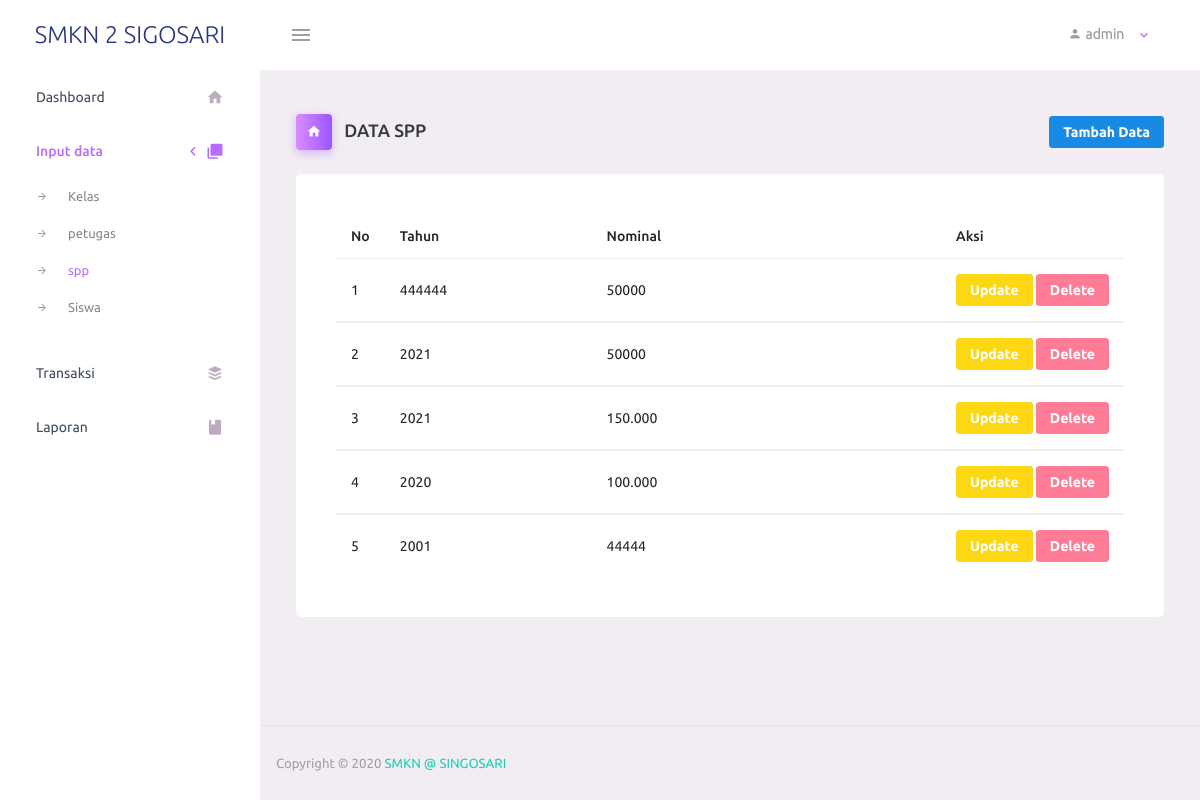
The page /admin/spp.php (signed in) on the database its author committed.
### tables this page shows
CREATE TABLE `spp` (
  `id_spp` int(11) NOT NULL,
  `tahun` int(11) NOT NULL,
  `nominal` varchar(100) NOT NULL
);

### admin/spp.php (the view, shortened to what this page needs)
      <?php
include '_navbar.php';
 ?>
        <div class="main-panel">
          <div class="content-wrapper">
              <div class="page-header">
              <h3 class="page-title">
                <span class="page-title-icon bg-gradient-primary text-white mr-2">
                  <i class="mdi mdi-home"></i>
                </span> DATA SPP </h3>
              <nav aria-label="breadcrumb">
               <a href="tambah_spp.php"><button type="button" class="btn btn-info btn-lg btn-sm" >  Tambah Data</button></a>
              </nav>
            </div>
              <div class="col-lg-15 grid-margin stretch-card">
                <div class="card">
                  <div class="card-body">
                    <table class="table">
                       <thead>
                                <tr>
                                    <th width="3%">No</th>
                                    <th width="29%">Tahun</th>
                                    <th width="50%">Nominal</th>
                                    <th >Aksi</th>
                                </tr>
                                </thead>
                                <?php
                                include "koneksi.php";
                                $sql="select * from spp order by id_spp desc";
                                $hasil=mysqli_query($koneksi,$sql);
                                $no=0;
                                while ($data = mysqli_fetch_array($hasil)) {
                                    $no++;
                                    ?>
                                    <tbody>
                                    <tr>
                                        <td><?php echo $no;?></td>
                                        <td><?php echo $data["tahun"];   ?></td>
                                        <td><?php echo $data["nominal"];   ?></td>
                                        <td>
                                            <a href="update_spp.php?id_spp=<?php echo htmlspecialchars($data['id_spp']); ?>" class="btn btn-warning btn-sm" role="button">Update</a>
                                            <a href="delete_spp.php?id_spp=<?php echo htmlspecialchars($data["id_spp"]); ?>" class="btn btn-danger btn-sm" role="button">Delete</a>
                                        </td>
                                    </tr>
                                    </tbody>
                                    <?php
                                }
                                ?>
                            </table>
                            </div>
                  </div>
                 </div>
     </div>
        <?php include '_footer.php' ?>

### rows shown on the page
spp: tahun "444444", nominal "50000"
spp: tahun "2021", nominal "50000"
spp: tahun "2021", nominal "150.000"
spp: tahun "2020", nominal "100.000"
spp: tahun "2001", nominal "44444"

### other values the page prints
$_SESSION['level'] "admin"
